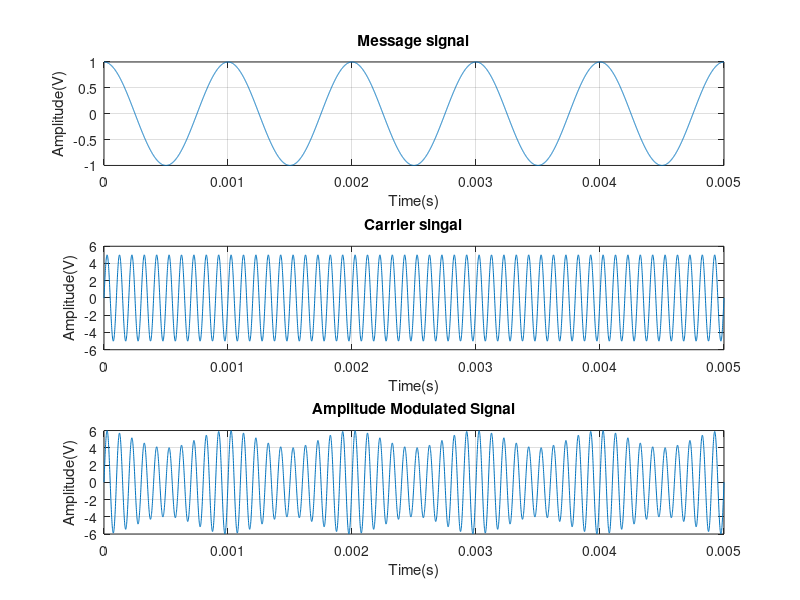

Recreate this plot in MATLAB. (Note: this script raises an error after producing the figure.)
clc
clear all
close all
%% Details
Ac = 5;                         % carrier amplitude
fc = 10000;                     % carrier frequency
Am = 1;                         % modulating signal amplitude
fm = 1000;                      % modulating signal frequency
Tc = 1 / fc;                    % carrier period
Ts = Tc / 100;                  % sample interval  
Pm = 1 / fm;                    % signal period  
t = 0 : Ts : 5*Pm;              % 5 cycles
Vm = Am*cos(2*pi*fm*t);         % message signal
Vc = Ac*sin(2*pi*fc*t);         % carrier signal
Vam = (Ac+Vm).*sin(2*pi*fc*t);  % amplitude modulated signal
%% Plot three signals
figure(1)
    subplot(311)
    plot(t,Vm);
    title('Message signal');
    xlabel('Time(s)');
    ylabel('Amplitude(V)');
    grid
    subplot(312)
    plot(t,Vc);
    title('Carrier singal');
    xlabel('Time(s)');
    ylabel('Amplitude(V)');
    grid
    subplot(313)
    plot(t,Vam);
    title('Amplitude Modulated Signal');
    xlabel('Time(s)');
    ylabel('Amplitude(V)');
    grid 
%% Plot spectrum of AM signal
L=10^24;                         % number of samples 
k= 0:L-2;  
f=k./(L*Ts);                    % frequency in Hz
Xam=(2/L)*abs(fft(Vam,L)); 
figure(2)
    plot(f, Xam)
    title('Spectrum of modulated signal')
    xlabel('Frequency(Hz)')
    ylabel('Magnitude')
    grid on
%% window function